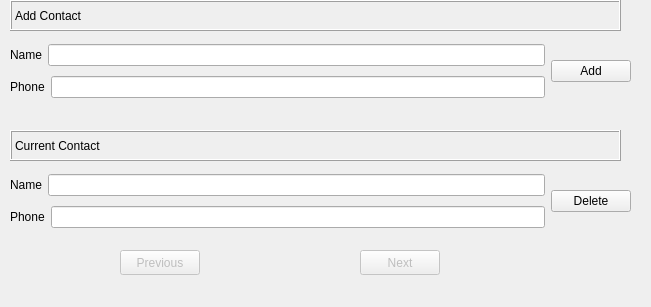
<?xml version="1.0" encoding="UTF-8"?>
<ui version="4.0">
 <class>TelephoneBook</class>
 <widget class="QWidget" name="TelephoneBook">
  <property name="geometry">
   <rect>
    <x>0</x>
    <y>0</y>
    <width>651</width>
    <height>307</height>
   </rect>
  </property>
  <property name="windowTitle">
   <string>TelephoneBook</string>
  </property>
  <widget class="QLabel" name="currentContactLabel">
   <property name="geometry">
    <rect>
     <x>10</x>
     <y>130</y>
     <width>611</width>
     <height>31</height>
    </rect>
   </property>
   <property name="frameShape">
    <enum>QFrame::Box</enum>
   </property>
   <property name="frameShadow">
    <enum>QFrame::Raised</enum>
   </property>
   <property name="text">
    <string>Current Contact</string>
   </property>
  </widget>
  <widget class="QWidget" name="layoutWidget">
   <property name="geometry">
    <rect>
     <x>10</x>
     <y>170</y>
     <width>621</width>
     <height>63</height>
    </rect>
   </property>
   <layout class="QHBoxLayout" name="horizontalLayout_4">
    <item>
     <layout class="QVBoxLayout" name="verticalLayout_2">
      <item>
       <layout class="QHBoxLayout" name="horizontalLayout_5">
        <item>
         <widget class="QLabel" name="CurrentNameLabel">
          <property name="text">
           <string>Name</string>
          </property>
         </widget>
        </item>
        <item>
         <widget class="QLineEdit" name="CurrentNameEdit">
          <property name="readOnly">
           <bool>true</bool>
          </property>
         </widget>
        </item>
       </layout>
      </item>
      <item>
       <layout class="QHBoxLayout" name="horizontalLayout_6">
        <item>
         <widget class="QLabel" name="CurrentPhoneLabel">
          <property name="text">
           <string>Phone</string>
          </property>
         </widget>
        </item>
        <item>
         <widget class="QLineEdit" name="CurrentTelephoneEdit">
          <property name="readOnly">
           <bool>true</bool>
          </property>
         </widget>
        </item>
       </layout>
      </item>
     </layout>
    </item>
    <item>
     <widget class="QPushButton" name="deleteButton">
      <property name="text">
       <string>Delete</string>
      </property>
     </widget>
    </item>
   </layout>
  </widget>
  <widget class="QPushButton" name="previousButton">
   <property name="enabled">
    <bool>false</bool>
   </property>
   <property name="geometry">
    <rect>
     <x>120</x>
     <y>250</y>
     <width>80</width>
     <height>25</height>
    </rect>
   </property>
   <property name="text">
    <string>Previous</string>
   </property>
  </widget>
  <widget class="QPushButton" name="nextButton">
   <property name="enabled">
    <bool>false</bool>
   </property>
   <property name="geometry">
    <rect>
     <x>360</x>
     <y>250</y>
     <width>80</width>
     <height>25</height>
    </rect>
   </property>
   <property name="text">
    <string>Next</string>
   </property>
  </widget>
  <widget class="QLabel" name="addContactLabel">
   <property name="geometry">
    <rect>
     <x>10</x>
     <y>0</y>
     <width>611</width>
     <height>31</height>
    </rect>
   </property>
   <property name="frameShape">
    <enum>QFrame::Box</enum>
   </property>
   <property name="frameShadow">
    <enum>QFrame::Raised</enum>
   </property>
   <property name="text">
    <string>Add Contact</string>
   </property>
  </widget>
  <widget class="QWidget" name="">
   <property name="geometry">
    <rect>
     <x>10</x>
     <y>40</y>
     <width>621</width>
     <height>63</height>
    </rect>
   </property>
   <layout class="QHBoxLayout" name="horizontalLayout_3">
    <item>
     <layout class="QVBoxLayout" name="verticalLayout">
      <item>
       <layout class="QHBoxLayout" name="horizontalLayout">
        <item>
         <widget class="QLabel" name="NameLabel">
          <property name="text">
           <string>Name</string>
          </property>
         </widget>
        </item>
        <item>
         <widget class="QLineEdit" name="NameEdit"/>
        </item>
       </layout>
      </item>
      <item>
       <layout class="QHBoxLayout" name="horizontalLayout_2">
        <item>
         <widget class="QLabel" name="PhoneLabel">
          <property name="text">
           <string>Phone</string>
          </property>
         </widget>
        </item>
        <item>
         <widget class="QLineEdit" name="TelephoneEdit"/>
        </item>
       </layout>
      </item>
     </layout>
    </item>
    <item>
     <widget class="QPushButton" name="addButton">
      <property name="text">
       <string>Add</string>
      </property>
     </widget>
    </item>
   </layout>
  </widget>
 </widget>
 <resources/>
 <connections/>
</ui>
